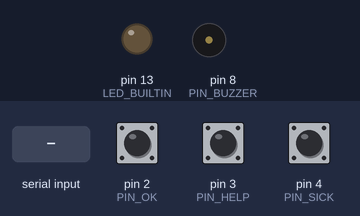
Simulated run of this sketch. Board: Arduino Uno, built with avr-gcc and run on an emulated ATmega328P. On the bench: output pins drawn as LEDs (lit = HIGH), buzzer (waves = sounding). Dashed ring = blinking. Inputs (shaded band) come from the test bench; at power-on: pin 2 (PIN_OK) HIGH, pin 3 (PIN_HELP) HIGH, pin 4 (PIN_SICK) HIGH. What the sketch prints to the serial monitor is not drawn.

Above: at 1.2 s.
1.3 s: "NET down\n" received over Serial
At 1.9 s:
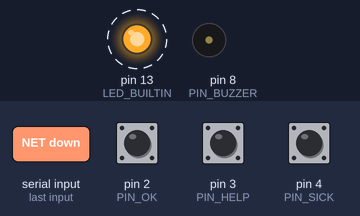
4.3 s: "ALERT danger\n" received over Serial
At 4.68 s:
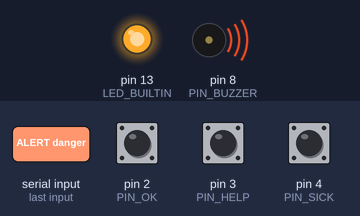
16.3 s: "NET up\n" received over Serial
Timing chart, 0 to 32.8 s (numbered marks = the images above; inputs shaded):
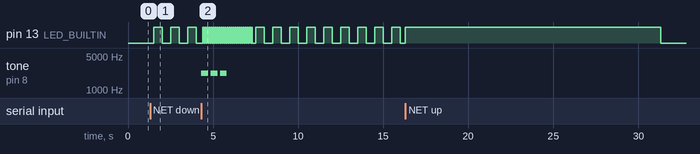

The sketch:

watch.ino
```cpp
// Hollow Twin watch: the simplest device that can say "I'm OK".
//
// Runs on any Arduino with a USB serial port (Uno, Nano, Mega, Leonardo). No libraries, no Wi-Fi, no clock.
// It talks to the relay box (a Raspberry Pi running firmware/relay/relay.py) over the USB cable. The relay
// stamps the time, signs the message and carries it to the API, or holds it while the network is down.
//
// Wiring. Buttons go between the pin and GND; the pins use the built-in pull-ups, so no resistors.
//   pin 2  -> button -> GND      "I'm OK"
//   pin 3  -> button -> GND      "Help"                  (optional)
//   pin 4  -> button -> GND      "I feel sick"           (optional, a symptom report)
//   pin 8  -> buzzer -> GND      warnings from the API   (optional)
//   No buttons? Touch a jumper wire from pin 2 to GND.
//
// The on-board LED shows the link to the outside:
//   on           the relay reached the API
//   slow blink   the network is down and the relay is holding messages
//   off          no relay is listening
//   fast flicker a warning just arrived
//
// What it sends to the relay, one line each:
//   HELLO watch                 after a reset
//   BTN ok <n>                  "I'm OK" pressed, n counts presses since the reset
//   BTN help <n>                "Help" pressed
//   BTN symptom <n>             "I feel sick" pressed
// What the relay sends back:
//   NET up <held>               the API is reachable; <held> messages are still waiting
//   NET down <held>             the API is not reachable
//   ACK <n> sent | held         what happened to press n
//   ALERT info|warn|danger <text>

const uint8_t PIN_OK = 2;
const uint8_t PIN_HELP = 3;
const uint8_t PIN_SICK = 4;
const uint8_t PIN_BUZZER = 8;
const unsigned long DEBOUNCE_MS = 40;
const unsigned long RELAY_SILENT_MS = 15000; // no word from the relay for this long: treat it as gone

enum Net { NET_NONE, NET_UP, NET_DOWN };
Net net = NET_NONE;
unsigned long lastHeard = 0;

struct Button { uint8_t pin; const char *name; bool down; unsigned long changedAt; };
Button buttons[] = { { PIN_OK, "ok", false, 0 }, { PIN_HELP, "help", false, 0 }, { PIN_SICK, "symptom", false, 0 } };
unsigned int presses = 0;

char line[96];
uint8_t lineLen = 0;

// a warning plays as a few beeps while the LED flickers; none of it blocks the buttons
uint8_t beepsLeft = 0;
unsigned int beepMs = 0;
bool beepOn = false;
unsigned long beepAt = 0;
unsigned long flickerUntil = 0;
unsigned long ackUntil = 0;

void startAlert(uint8_t beeps, unsigned int ms) {
  beepsLeft = beeps; beepMs = ms; beepOn = false; beepAt = 0;
  flickerUntil = millis() + 3000;
}

void handleLine() {
  lastHeard = millis();
  if (strncmp(line, "NET up", 6) == 0) net = NET_UP;
  else if (strncmp(line, "NET down", 8) == 0) net = NET_DOWN;
  else if (strncmp(line, "ACK ", 4) == 0) ackUntil = millis() + 150;
  else if (strncmp(line, "ALERT danger", 12) == 0) startAlert(3, 400);
  else if (strncmp(line, "ALERT warn", 10) == 0) startAlert(2, 200);
  else if (strncmp(line, "ALERT info", 10) == 0) startAlert(1, 120);
}

void readRelay() {
  while (Serial.available()) {
    char c = Serial.read();
    if (c == '\n' || c == '\r') {
      if (lineLen) { line[lineLen] = 0; handleLine(); lineLen = 0; }
    } else if (lineLen < sizeof(line) - 1) line[lineLen++] = c;
  }
}

void readButtons() {
  unsigned long now = millis();
  for (uint8_t i = 0; i < sizeof(buttons) / sizeof(buttons[0]); i++) {
    Button &b = buttons[i];
    bool down = digitalRead(b.pin) == LOW;
    if (down != b.down && now - b.changedAt > DEBOUNCE_MS) {
      b.down = down; b.changedAt = now;
      if (down) {
        Serial.print(F("BTN ")); Serial.print(b.name); Serial.print(' '); Serial.println(++presses);
      }
    }
  }
}

void playAlert() {
  unsigned long now = millis();
  if (!beepsLeft && !beepOn) return;
  if (now < beepAt) return;
  if (!beepOn) { tone(PIN_BUZZER, 2200); beepOn = true; beepAt = now + beepMs; }
  else { noTone(PIN_BUZZER); beepOn = false; beepsLeft--; beepAt = now + 150; }
}

void showLink() {
  unsigned long now = millis();
  if (now - lastHeard > RELAY_SILENT_MS) net = NET_NONE;
  bool on;
  if (now < flickerUntil) on = (now / 60) % 2;            // a warning just arrived
  else if (now < ackUntil) on = (net != NET_UP);          // a short wink: the relay took the press
  else if (net == NET_UP) on = true;
  else if (net == NET_DOWN) on = (now / 500) % 2;         // holding messages
  else on = false;
  digitalWrite(LED_BUILTIN, on ? HIGH : LOW);
}

void setup() {
  pinMode(PIN_OK, INPUT_PULLUP);
  pinMode(PIN_HELP, INPUT_PULLUP);
  pinMode(PIN_SICK, INPUT_PULLUP);
  pinMode(PIN_BUZZER, OUTPUT);
  pinMode(LED_BUILTIN, OUTPUT);
  Serial.begin(9600);
  Serial.println(F("HELLO watch"));
}

void loop() {
  readRelay();
  readButtons();
  playAlert();
  showLink();
}
```

Measured:
- after the input at 1.3 s, pin 13 (LED_BUILTIN): alternates HIGH for 0.50 s and LOW for 0.50 s, starting after 0.20 s
- after the input at 4.3 s, tone on pin 8 (PIN_BUZZER): alternates 2200 Hz for 0.40 s and silent for 0.15 s, 6 changes in all, then stays silent, starting at once
